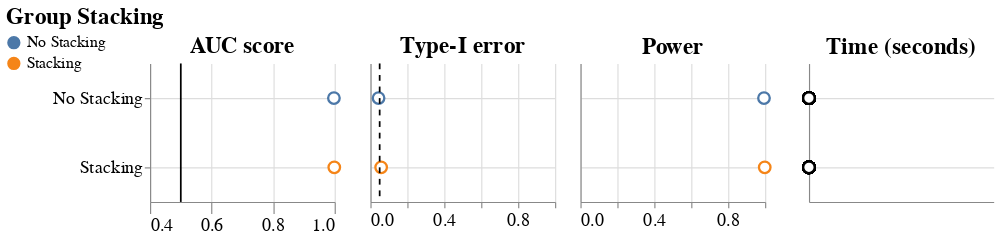

Source (notebook cell):
### Code cell
marker_size = 100
err_size = 2
height = 120
width= 160
scheme = 'tableau10'
p1 = plot_auc(df_auc_agg, last=True)
p2 = plot_typeI(df_t1_error_agg, last=False)
p3 = plot_power(df_power_agg, last=False)
p4 = plot_time(df_time, last=False)

my_font = 'Helvetica'
fig2 = alt.hconcat(
    p1,
    p2,
    p3,
    p4
).configure_axis(
    grid=True, 
    titleFont=my_font,
    titleFontWeight='normal',
    labelFont=my_font,
    labelFontSize=16,
    titleFontSize=20,
    labelSeparation=10
).configure_header(
    titleFont=my_font,
    titleFontWeight='normal',
    labelFont=my_font,
    titleFontSize=20,
    labelFontSize=16
).configure_view(
    strokeWidth=0
).configure_title(
    font=my_font,
    fontSize=20
).configure_legend(
    titleFontSize=20,
    labelFontSize=14,
#     orient ='top',
#     columns=3,
    labelLimit=0,
    titleLimit=0,
    columnPadding=40,
    orient='none',
    legendX=-125,
    legendY=-50
)

# fig2.save('figure_2_grps.svg')
fig2

### Figure 1 — Vega-Lite specification as saved in the notebook (floating-point values rounded to 4 significant figures; data arrays with more than 128 entries replaced by an {"elided": "..."} marker saying what was removed)
{"config": {"view": {"continuousWidth": 300, "continuousHeight": 300, "strokeWidth": 0}, "axis": {"grid": true, "labelFont": "Helvetica", "labelFontSize": 16, "labelSeparation": 10, "titleFont": "Helvetica", "titleFontSize": 20, "titleFontWeight": "normal"}, "header": {"labelFont": "Helvetica", "labelFontSize": 16, "titleFont": "Helvetica", "titleFontSize": 20, "titleFontWeight": "normal"}, "legend": {"columnPadding": 40, "labelFontSize": 14, "labelLimit": 0, "legendX": -125, "legendY": -50, "orient": "none", "titleFontSize": 20, "titleLimit": 0}, "title": {"font": "Helvetica", "fontSize": 20}}, "hconcat": [{"layer": [{"mark": {"type": "errorbar", "opacity": 1, "size": 2}, "encoding": {"color": {"field": "group_stack", "title": "Group Stacking", "type": "nominal"}, "strokeWidth": {"value": 2}, "x": {"axis": {"labels": true, "tickSize": 10}, "field": "ymin", "scale": {"domain": [0.4, 1.0]}, "title": "AUC", "type": "quantitative"}, "x2": {"field": "ymax", "title": "AUC"}, "y": {"field": "group_stack", "title": null, "type": "nominal"}}}, {"mark": {"type": "point", "fill": "white", "opacity": 1, "size": 100}, "encoding": {"color": {"field": "group_stack", "title": "Group Stacking", "type": "nominal"}, "x": {"axis": {"labels": true, "tickSize": 10}, "field": "mean", "scale": {"domain": [0.4, 1.0]}, "title": null, "type": "quantitative"}, "y": {"field": "group_stack", "title": null, "type": "nominal"}}, "title": "AUC score"}, {"data": {"name": "data-83c09fe04dbfb5448f75ca7b5854c6db"}, "mark": {"type": "rule", "color": "black", "size": 1.5}, "encoding": {"x": {"field": "V1", "type": "quantitative"}}}], "data": {"name": "data-e435a64606b8a571b73f9f7270749b55"}, "height": 120, "width": 160}, {"layer": [{"mark": {"type": "errorbar", "opacity": 1}, "encoding": {"color": {"field": "group_stack", "title": "Group Stacking", "type": "nominal"}, "strokeWidth": {"value": 2}, "x": {"field": "ymin", "scale": {"domain": [0, 1.0]}, "title": "Type-I error", "type": "quantitative"}, "x2": {"field": "ymax", "title": "Type-I error"}, "y": {"axis": {"labels": false, "tickSize": 0}, "field": "group_stack", "title": null, "type": "nominal"}}}, {"mark": {"type": "point", "fill": "white", "opacity": 1, "size": 100}, "encoding": {"color": {"field": "group_stack", "title": "Group Stacking", "type": "nominal"}, "x": {"field": "mean", "scale": {"domain": [0, 1.0]}, "title": null, "type": "quantitative"}, "y": {"axis": {"labels": false, "title": null}, "field": "group_stack", "title": null, "type": "nominal"}}, "title": "Type-I error"}, {"data": {"name": "data-d0a89ddc8924c8c3b7acf6cc4de2279f"}, "mark": {"type": "rule", "color": "black", "size": 1.5, "strokeDash": [5, 5]}, "encoding": {"color": {"value": "black"}, "x": {"field": "V1", "type": "quantitative"}}}], "data": {"name": "data-9a4958e43a5852aa62e49a1b360abae9"}, "height": 120, "width": 160}, {"layer": [{"mark": {"type": "errorbar", "opacity": 1}, "encoding": {"color": {"field": "group_stack", "title": "Group Stacking", "type": "nominal"}, "strokeWidth": {"value": 2}, "x": {"field": "ymin", "scale": {"domain": [0, 1.0]}, "title": "Type-I error", "type": "quantitative"}, "x2": {"field": "ymax", "title": "Type-I error"}, "y": {"field": "group_stack", "title": null, "type": "nominal"}}}, {"mark": {"type": "point", "fill": "white", "opacity": 1, "size": 100}, "encoding": {"color": {"field": "group_stack", "title": "Group Stacking", "type": "nominal"}, "x": {"field": "mean", "scale": {"domain": [0, 1.0]}, "title": null, "type": "quantitative"}, "y": {"axis": {"labels": false, "tickSize": 0, "title": null}, "field": "group_stack", "title": null, "type": "nominal"}}, "title": "Power"}], "data": {"name": "data-2771ae70cedd56337cebaf613263a448"}, "height": 120, "width": 160}, {"layer": [{"mark": {"type": "bar"}, "encoding": {"color": {"field": "group_stack", "title": "Group Stacking", "type": "nominal"}, "x": {"field": "V1", "scale": {"type": "log"}, "title": null, "type": "quantitative"}, "y": {"axis": {"labels": false, "tickSize": 0, "title": null}, "field": "group_stack", "title": null, "type": "nominal"}}}, {"mark": {"type": "point", "color": "black", "fill": "white", "opacity": 1, "size": 100}, "encoding": {"x": {"field": "V1", "scale": {"type": "log"}, "title": null, "type": "quantitative"}, "y": {"axis": {"labels": false, "tickSize": 0, "title": null}, "field": "group_stack", "title": null, "type": "nominal"}}}], "data": {"name": "data-ff35e6f871e4fe6f4209d59f4b64acb7"}, "height": 120, "title": "Time (seconds)", "width": 160}], "$schema": "https://vega.github.io/schema/vega-lite/v5.8.0.json", "datasets": {"data-e435a64606b8a571b73f9f7270749b55": [{"method": "CPI-DNN", "group_stack": "No Stacking", "mean": 0.9976, "ymin": 1.0, "ymax": 1.0}, {"method": "CPI-DNN", "group_stack": "Stacking", "mean": 0.9988, "ymin": 1.0, "ymax": 1.0}], "data-83c09fe04dbfb5448f75ca7b5854c6db": [{"V1": 0.5, "Problem Data": "Type-I error nominal rate", "color": "black"}], "data-9a4958e43a5852aa62e49a1b360abae9": [{"method": "CPI-DNN", "group_stack": "No Stacking", "mean": 0.044, "ymin": 0.0, "ymax": 0.0}, {"method": "CPI-DNN", "group_stack": "Stacking", "mean": 0.058, "ymin": 0.0, "ymax": 0.0}], "data-d0a89ddc8924c8c3b7acf6cc4de2279f": [{"V1": 0.05, "correlation_group": "Type-I error nominal rate", "color": "black"}], "data-2771ae70cedd56337cebaf613263a448": [{"method": "CPI-DNN", "group_stack": "No Stacking", "mean": 0.994, "ymin": 1.0, "ymax": 1.0}, {"method": "CPI-DNN", "group_stack": "Stacking", "mean": 0.998, "ymin": 1.0, "ymax": 1.0}], "data-ff35e6f871e4fe6f4209d59f4b64acb7": {"elided": "200 records"}}}
